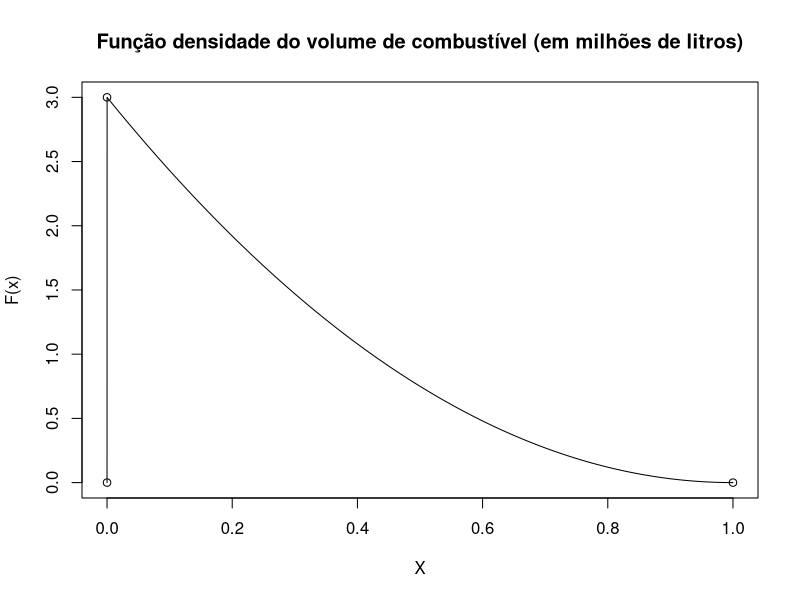
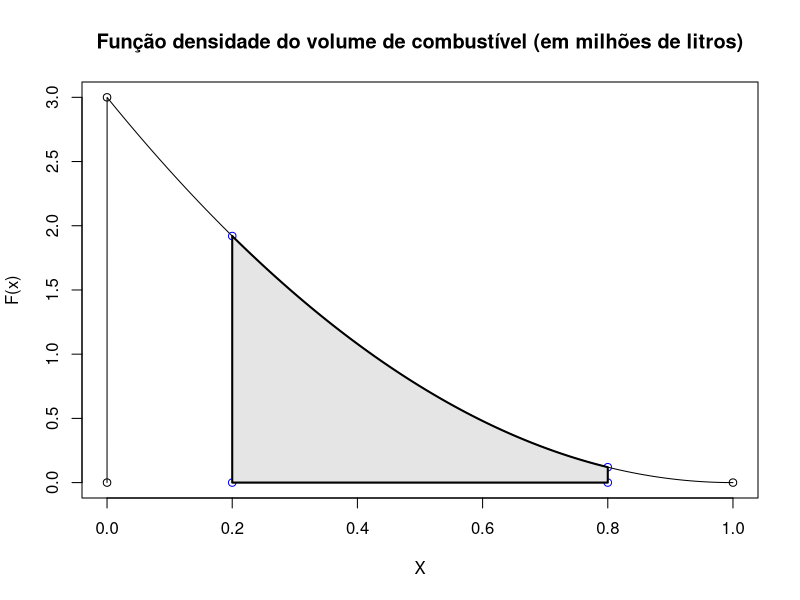

R code for these plots, in order:
## ---- chunk 1
ppois(3, 3.1)
## ---- chunk 2
ppois(21, 7*3.1, lower.tail = FALSE)
## ---- chunk 3
pbinom(4,7,prob= ppois(3,3.1))
## ---- chunk 4
#Em primeiro lugar definir a função
fx <- function(x){
  ifelse((0 < x & x < 1), 3*(1-x)**2, 0)}

#Criar o gráfico em causa
plot(fx, 0, 1,xlim=c(0,1),n=10000, 
     main = "Função densidade do volume de combustível (em milhões de litros)",
     xlab = "X",
     ylab = "F(x)")
points(x = c(0,0,1),
       y = c(0,3,0),
       pch = 1,
       col = "black")
## ---- chunk 5
#Em primeiro lugar definir a função
fx <- function(x){
  ifelse((0 < x & x < 1), 3*(1-x)**2, 0)}

#Criar o gráfico em causa
plot(fx, 0, 1,xlim=c(0,1),n=10000, 
     main = "Função densidade do volume de combustível (em milhões de litros)",
     xlab = "X",
     ylab = "F(x)")
points(x = c(0,0,1),
       y = c(0,3,0),
       pch = 1,
       col = "black")
yh <- ((200:800)/1000)

#Para vermos graficamente a área em causa
points(x = c(0.2,0.8,0.8,0.2),
       y = c(0,0,fx(0.8),fx(0.2)),
       pch = 1,
       col = "blue")
polygon(c(0.8, 0.8, 0.2, 0.2, yh),c(fx(0.8), 0, 0, fx(0.2), fx(yh)),col="grey90", border = "black", lwd = 2)

#A probabilidade pedida pode ser obtida usando a função integrate:
Prob <- integrate(fx, 0.2, 0.8, abs.tol = TRUE)
Prob$value

## ---- chunk 6
#A probabilidade pedida pode ser obtida usando a função integrate:
Prob <- integrate(fx, 0.2, 0.8, abs.tol = TRUE)
Prob$value
## ---- chunk 7
xfx <- function(x){
  ifelse((0 < x & x < 1), x*(3*(1-x)**2), 0)}
## ---- chunk 8
E_X=integrate(xfx, 0, 1)
E_X
## ---- chunk 9
cat("O consumo médio mensal é de:",round(1000000*E_X$value),"Litros")
